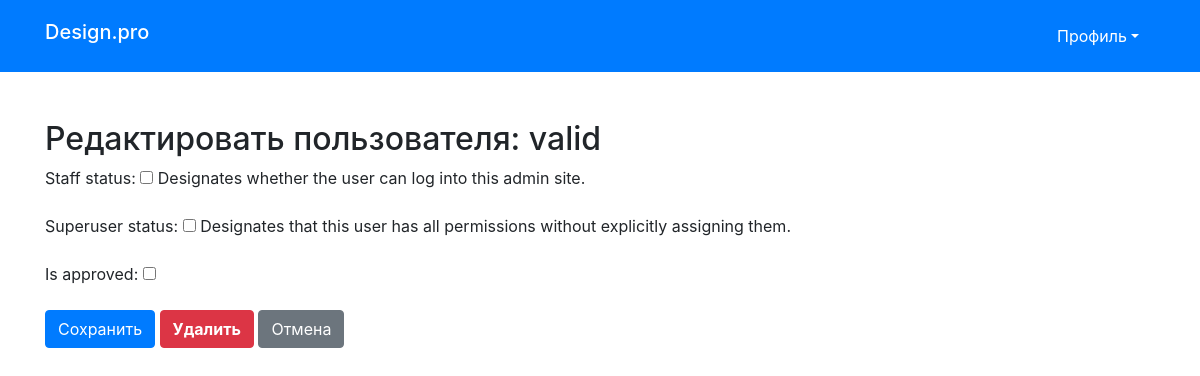
Before: /catalog/user/edit/2/ (signed in) with the older database file.
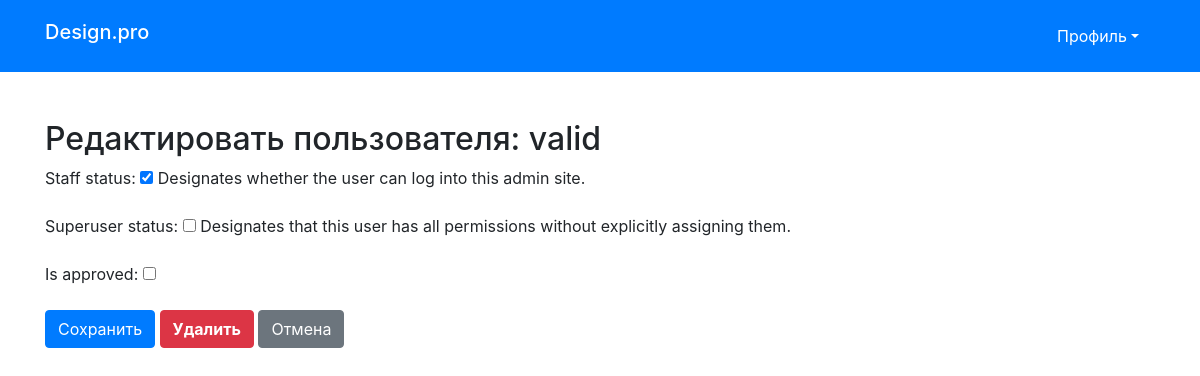
After: the same page with the newer database file.
### catalog/models.py (models this page shows, shortened)
class User(AbstractUser):
    username = models.CharField(max_length=200, verbose_name='Имя пользователя', unique=True)
    first_name = models.CharField(max_length=200, verbose_name='Имя')
    last_name = models.CharField(max_length=200, verbose_name='Фамилия')
    patronymic = models.CharField(max_length=200, verbose_name='Отчество')
    email = models.EmailField(max_length=200, verbose_name='Email', unique=True)
    password = models.CharField(max_length=200, verbose_name='Пароль')
    is_approved = models.BooleanField(default=False)
    USERNAME_FIELD = 'username'

### catalog/views.py (the view)
# urls.py: path('user/edit/<int:pk>/', UserEditView.as_view(), name='edit_user'),
class UserEditView(LoginRequiredMixin, PermissionRequiredMixin, UpdateView):
    model = User
    form_class = UserEditForm
    template_name = 'catalog/edit_user.html'  # Убедитесь, что путь к шаблону правильный
    success_url = reverse_lazy('all_users')  # Перенаправление после успешного редактирования
    permission_required = 'catalog.can_edit_status'  # Убедитесь, что у вас есть соответствующее разрешение
    def get_context_data(self, **kwargs):
        context = super().get_context_data(**kwargs)
        context['user'] = self.get_object()  # Передаем пользователя в контекст
        return context

### catalog/forms.py
class UserEditForm(forms.ModelForm):
    class Meta:
        model = User
        fields = ['is_staff', 'is_superuser', 'is_approved']

### catalog/templates/catalog/edit_user.html (shortened to what this page needs)
{% extends "basic.html" %}
{% block content %}
<div class="container mt-5">
    <h2>Редактировать пользователя: {{ user.username }}</h2>
    <form method="post">
        {{ form.as_p }}
        <button type="submit" class="btn btn-primary">Сохранить</button>
        <a href="{% url 'delete_user' object.id %}" class="btn btn-danger font-weight-bold">Удалить</a>
        <a href="{% url 'all_users' %}" class="btn btn-secondary">Отмена</a>
    </form>
</div>
{% endblock %}

Changed rows visible on the page:
changed User "valid": is_staff "☐" → "☑"
